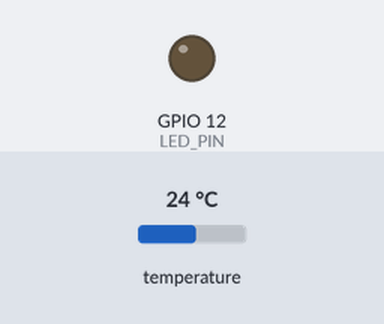
A sketch run on a simulated ESP32-C3. Shown: output pins drawn as LEDs (lit = HIGH). The inputs (shaded band) are chosen by the test bench; at power-on: temperature 24 °C. WiFi joins after 1.5 s; servers stay silent unless stated; no MQTT or app messages arrive unless stated; what the sketch prints to the serial monitor is not drawn.

Above: at 2.4 s.
At 8.85 s:
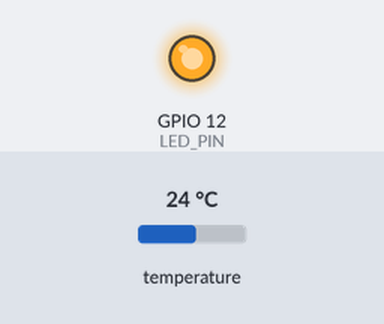
Timing chart, 0 to 9.8 s (numbered marks = the images above):
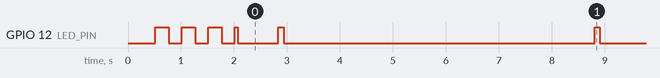

Measured:
- by itself, GPIO 12 (LED_PIN): HIGH → LOW at 0.77 s, → HIGH 0.25 s later, → LOW 0.25 s later, → HIGH 0.25 s later, … (51 changes in this stretch)

The sketch:

TemperatureCloudUpload.ino
```cpp
/**
 * TemperatureCloudUpload
 *
 * ESP32C3 + DS18B20 温度传感器 → 华为云 IoTDA 上报
 *

 */

#include "config.h"

#include <WiFi.h>
#include <OneWire.h>
#include <DallasTemperature.h>
#include <PubSubClient.h>
#include <ArduinoJson.h>

// ============ WiFi ============
WiFiClient espClient;
#if USE_TLS
#include <WiFiClientSecure.h>
WiFiClientSecure espClientSecure;
#endif

// ============ DS18B20 ============
OneWire oneWire(ONE_WIRE_BUS);
DallasTemperature sensors(&oneWire);

// ============ MQTT ============
PubSubClient mqttClient(espClient);

// ============ 上报 Topic ============
#define HUAWEI_MQTT_REPORT_TOPIC "$oc/devices/" HUAWEI_DEVICE_ID "/sys/properties/report"

// ============ 函数声明 ============
void setupWiFi();
void setupMQTT();
void connectMQTT();
void reportTemperature(float temp);
void blinkLED(int times, int ms);

// ======================== setup ========================
void setup() {
  Serial.begin(115200);
  delay(500);
  Serial.println();
  Serial.println("[系统] ESP32C3 温度上云启动...");

  // LED
  pinMode(LED_PIN, OUTPUT);
  digitalWrite(LED_PIN, LED_ACTIVE_HIGH ? LOW : HIGH);

  // DS18B20
  sensors.begin();

  // WiFi
  setupWiFi();

  // MQTT
  setupMQTT();
}

// ======================== loop ========================
void loop() {

  if (!mqttClient.connected()) {
    connectMQTT();
  }
  mqttClient.loop();

  sensors.requestTemperatures();
  float temp = sensors.getTempCByIndex(0);

  if (temp == DEVICE_DISCONNECTED_C) {
    Serial.println("[DS18B20] 传感器未连接或读取失败！");
    blinkLED(3, 200);
    delay(SAMPLE_INTERVAL_MS);
    return;
  }

  Serial.print("Temperature:");
  Serial.println(temp);

  reportTemperature(temp);


  blinkLED(1, 100);

  delay(SAMPLE_INTERVAL_MS);
}

// ======================== WiFi 连接 ========================
void setupWiFi() {
  Serial.print("[WiFi] 正在连接 ");
  Serial.println(WIFI_SSID);

  WiFi.mode(WIFI_STA);
  WiFi.begin(WIFI_SSID, WIFI_PASSWORD);

  int retry = 0;
  while (WiFi.status() != WL_CONNECTED) {
    //正在连WiFi时，让灯闪烁
    digitalWrite(LED_PIN, LED_ACTIVE_HIGH ? HIGH : LOW);
    delay(250);
    digitalWrite(LED_PIN, LED_ACTIVE_HIGH ? LOW : HIGH);
    delay(250);

    retry++;
    if (retry > 40) {
      ESP.restart();
    }
  }

  // WiFi 连上，让灯保持常亮
  digitalWrite(LED_PIN, LED_ACTIVE_HIGH ? HIGH : LOW);
  Serial.println();
  Serial.print("[WiFi] 连接成功！IP: ");
  Serial.println(WiFi.localIP());
}

// ======================== MQTT 设置 ========================
void setupMQTT() {
#if USE_TLS
  espClientSecure.setInsecure();
  mqttClient.setClient(espClientSecure);
#endif
  mqttClient.setServer(HUAWEI_MQTT_BROKER, HUAWEI_MQTT_PORT);
  mqttClient.setKeepAlive(60);
}

// ======================== MQTT 连接 ========================
void connectMQTT() {
  while (!mqttClient.connected()) {
    Serial.println("[MQTT] 正在连接华为云 IoTDA...");

    if (mqttClient.connect(HUAWEI_MQTT_CLIENT_ID, HUAWEI_MQTT_USERNAME, HUAWEI_MQTT_PASSWORD)) {
      Serial.println("[MQTT] 连接成功！");

      // 连华为云成功 灯熄灭

      digitalWrite(LED_PIN, LED_ACTIVE_HIGH ? LOW : HIGH);

    } else {
      // 连接失败，灯5次报警
      blinkLED(5, 100);
      delay(5000);
    }
  }
}

// ======================== 温度上报 ========================
void reportTemperature(float temp) {
  StaticJsonDocument<256> doc;
  JsonArray services = doc.createNestedArray("services");

  JsonObject service = services.createNestedObject();
  service["service_id"] = HUAWEI_SERVICE_ID;

  JsonObject properties = service.createNestedObject("properties");
  properties[HUAWEI_PROPERTY_NAME] = serialized(String(temp, 1));

  char jsonBuffer[256];
  serializeJson(doc, jsonBuffer);

  Serial.print("[上报] Topic: ");
  Serial.println(HUAWEI_MQTT_REPORT_TOPIC);


  if (mqttClient.publish(HUAWEI_MQTT_REPORT_TOPIC, jsonBuffer)) {
    Serial.println("[上报] 成功！");
  } else {
    Serial.println("[上报] 失败！");
  }
}

// ======================== LED 闪烁 ========================
void blinkLED(int times, int ms) {
  for (int i = 0; i < times; i++) {
    digitalWrite(LED_PIN, LED_ACTIVE_HIGH ? HIGH : LOW);
    delay(ms);
    digitalWrite(LED_PIN, LED_ACTIVE_HIGH ? LOW : HIGH);
    delay(ms);
  }
}
```

config.h
```cpp
/**
 * config.h — 真实配置文件
 *
 * ⚠️ 不要把本文件上传到公开仓库！包含 WiFi 密码和设备认证信息！
 */

#ifndef CONFIG_H
#define CONFIG_H

// ======================== WiFi 配置 ========================
#define WIFI_SSID     "N"
#define WIFI_PASSWORD "20070124"

// =================== 华为云 IoTDA 配置 ====================
#define HUAWEI_DEVICE_ID          "6a1af58ccbb0cf6bb960105f_esp32c3_01"

// === 从华为云工具生成的完整鉴权信息 ===
#define HUAWEI_MQTT_CLIENT_ID     "6a1af58ccbb0cf6bb960105f_esp32c3_01_0_1_2026053017"
#define HUAWEI_MQTT_USERNAME      "6a1af58ccbb0cf6bb960105f_esp32c3_01"
#define HUAWEI_MQTT_PASSWORD      "17fcfdfd8b77cffca3ee8b556d8a19905a276bfc52ba39cc7fcd7cde810f8383"

// MQTT 接入地址
#define HUAWEI_MQTT_BROKER        "92ac0fc020.st1.iotda-device.cn-north-4.myhuaweicloud.com"
#define HUAWEI_MQTT_PORT          1883

// =================== 产品模型配置 ========================
// 这两个值必须和 IoTDA 产品模型中定义的完全一致（区分大小写）
#define HUAWEI_SERVICE_ID         "Temperature"
#define HUAWEI_PROPERTY_NAME      "temperature"

// =================== TLS 配置 ============================
#define USE_TLS                   0     // 课堂演示用0（普通MQTT），正式项目建议用1（MQTTS）

// =================== 硬件引脚配置 ========================
#define ONE_WIRE_BUS              6     // DS18B20 数据引脚，接 IO6
#define LED_PIN                   12    // CORE-ESP32 板载 LED1 (GPIO12)
#define LED_ACTIVE_HIGH           1     // 高电平点亮

// =================== 采样间隔 ============================
#define SAMPLE_INTERVAL_MS        5000  // 温度采样间隔（毫秒）

#endif // CONFIG_H
```
